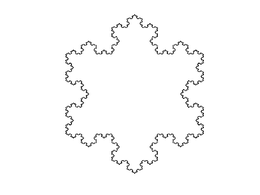
%> input picture Trabalho 1/koch_snowflake.pbm, 260 x 195 px, shrunk from 560 x 420 before the run
$ octave codigo.m   (GNU Octave 9; MATLAB toolbox functions it lacks are replaced by stand-ins)
%> lines starting %> are read from the running program, lines starting %| are printed output that depends on the picture; in (x1, y1, x2, y2) boxes, pixels count from 0 and x2, y2 are one past the last pixel; in counts of white or black regions, pixels touching at a corner belong together; the program's own positions count from 1; long printed decimals are rounded
% PL3, Bruna Alexandra Lopes Tavares (108504), Rúben Tavares Garrido (107927)
% Trabalho 1 (Aula P6)

clear all
close all
clc

imagem = imread('koch_snowflake.pbm'); % Ler a imagem (depois alterar o nome para a outra)
%> imagem is the input picture: size 195x260 uint8; min 26, max 255, mean 250.7
figure
imshow(imagem) % Mostrar a imagem

% Dimensões da imagem:
[Lx,Ly] = size(imagem);
%> Lx = 195; Ly = 260

% Obter a dimensão com maior valor:
Lmax = max([Lx,Ly]);
%> Lmax = 260

% Número de divisões da grelha em cada dimensão => L
% Vetor com os vários L que se vai analisar => Lv
Lv = 2:5:Lmax;
%> Lv = 52 values from 2 to 257

% Índice da matriz NL que vai conter o número de caixas ocupadas e que vai aumentando com cada interação no ciclo:
i = 0;

NL = zeros (length(Lv),1);

% Pretende-se construir uma matriz h, sendo que h(ic,jc) contém o número píxeis da caixa com coordenadas (ic,jc)
% Cada caixa tem coordenadas (ic,jc) e cada píxel da imagem tem coordenadas (ip,jp)

for L = Lv
    h = zeros(L,L);
    delta = Lmax/L;
    i = i+1;
    for ip=1:Lx
        for jp=1:Ly
            if imagem(ip,jp) == false % o mesmo que == 0, ou seja se o píxel for preto
                % Coordenadas da caixa (ic,jc) com o píxel preto (ip,jp)
                % Arredondado ao inteiro mais próximo
                ic = floor((ip-1)/delta) + 1;
                jc = floor((jp-1)/delta) + 1;
                h(ic,jc) = h(ic,jc) + 1; % Adicionar o número de píxeis na caixa (ic,jc)
            end
        end
    end
    NL(i) = sum(sum(h>0)); % O sum interno dá um vetor. h>0 permite ver o número de caixas com píxeis
    % O NL é o múmero de caixas ocupadas para o valor de L em causa
end
%> h: size 257x257 double; every value is 0
%> after the loop, NL = 52 values from 0 to 0


% Temos N para cada L, portanto podemos representar o gráfico em escala logarítmica para obter D
% log(N) = D * log(L) + b

figure
loglog(Lv,NL,'.')

% Regressão linear:
k = Lv > 1e1 & Lv < 1e2; % Região que tem comportamento fractal e onde se vai aplicar a regressão linear
%> k = 52 logical values, 18 true
                         % Diferente para cada figura.
par = polyfit(log(Lv(k)),log(NL(k)),1);
%> par = [NaN NaN]
retax = [0, log(Lmax)];
%> retax = [0 5.56]
retay = par(1) * retax + par(2);
%> retay = [NaN NaN]
hold on
loglog(exp(retax),exp(retay),'r-') % Coloca-se a exponencial porque o loglog tem escala logarítmica
xlabel('L')
ylabel('N(L)')
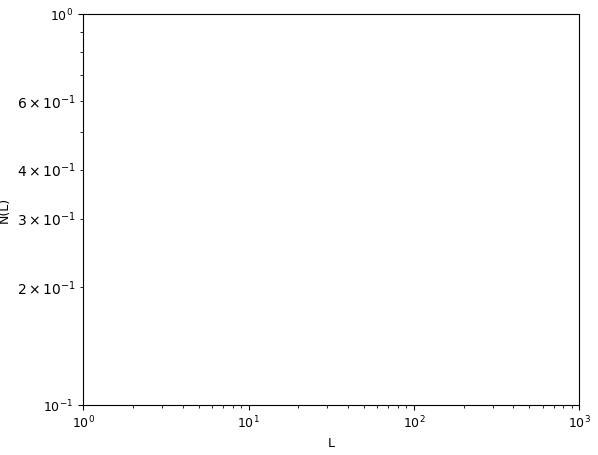
%> figure redrawn from the program's plot data

% Devolver e dar print do resultado da dimensão fractal
D = par(1); b = par(2);
%> after `D = par(1)`: D = NaN
%> after `b = par(2)`: b = NaN
fprintf(1,'snowflake.pbm\n\nAlgoritmo 1\nD - dimensão fractal = %f\n\n', D)
%| snowflake.pbm
%| Algoritmo 1
%| D - dimensão fractal = NaN


%% Segunda parte

imagem = imread('planta.pbm');
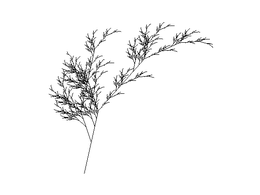
%> input picture Trabalho 1/planta.pbm, 260 x 195 px, shrunk from 560 x 420 before the run
%> imagem is the input picture: size 195x260 uint8; min 0, max 255, mean 247.2
N1 = sum(sum(~imagem));
%> N1 = 12
ip = randi(Lx,N1,1);
jp = randi(Ly,N1,1);
imagem_random=true(Lx,Ly);

for i = 1:N1
    imagem_random(ip(i),jp(i)) = false; % substituir em cada posição do píxel, o valor '0'.
end
%> this loop made 12 passes
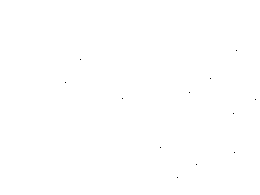
%> imagem_random: size 195x260 logical; 100% white; black in thin lines or dots, all inside (x1, y1, x2, y2) = (65, 50, 256, 178)

imagem = imagem_random;
figure
imshow(imagem)

% Dimensões da imagem:
[Lx,Ly] = size(imagem);

% Obter a dimensão com maior valor:
Lmax = max([Lx,Ly]);

% Número de divisões da grelha em cada dimensão => L
% Vetor com os vários L que se vai analisar => Lv
Lv = 2:10:Lmax;
%> Lv = 26 values from 2 to 252

% Índice da matriz NL que vai conter o número de caixas ocupadas e que vai aumentando com cada interação no ciclo:
i = 0;

NL = zeros (length(Lv),1);

% Pretende-se construir uma matriz h, sendo que h(ic,jc) contém o número píxeis da caixa com coordenadas (ic,jc)
% Cada caixa tem coordenadas (ic,jc) e cada píxel da imagem tem coordenadas (ip,jp)

for L = Lv
    h = zeros(L,L);
    delta = Lmax/L;
    i = i+1;
    for ip=1:Lx
        for jp=1:Ly
            if imagem(ip,jp) == false % o mesmo que == 0, ou seja se o píxel for preto
                % Coordenadas da caixa (ic,jc) com o píxel preto (ip,jp)
                % Arredondado ao inteiro mais próximo
                ic = floor((ip-1)/delta) + 1;
                jc = floor((jp-1)/delta) + 1;
                h(ic,jc) = h(ic,jc) + 1; % Adicionar o número de píxeis na caixa (ic,jc)
            end
        end
    end
    NL(i) = sum(sum(h>0)); % O sum interno dá um vetor. h>0 permite ver o número de caixas com píxeis
    % O NL é o múmero de caixas ocupadas para o valor de L em causa
end
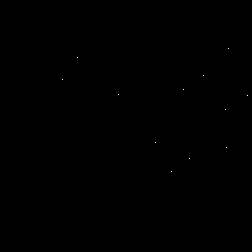
%> h: size 252x252 double; values 0 (black) and 1 (white), 0.02% white in thin lines or dots, all inside (x1, y1, x2, y2) = (62, 48, 248, 172)
%> after the loop, NL = 26 values from 3 to 12; ic = 172; jc = 172


% Temos N para cada L, portanto podemos representar o gráfico em escala logarítmica para obter D
% log(N) = D * log(L) + b

figure
loglog(Lv,NL,'.')

% Regressão linear:
k = Lv > 1e1 & Lv < 1e2; % Região que tem comportamento fractal e onde se vai aplicar a regressão linear
%> k = 26 logical values, 9 true
par = polyfit(log(Lv(k)),log(NL(k)),1);
%> par = [-7.72e-17 2.48]
retax = [0, log(Lmax)];
retay = par(1) * retax + par(2);
%> retay = [2.48 2.48]
hold on
loglog(exp(retax),exp(retay),'r-') % Coloca-se a exponencial porque o loglog tem escala logarítmica
xlabel('L')
ylabel('N(L)')
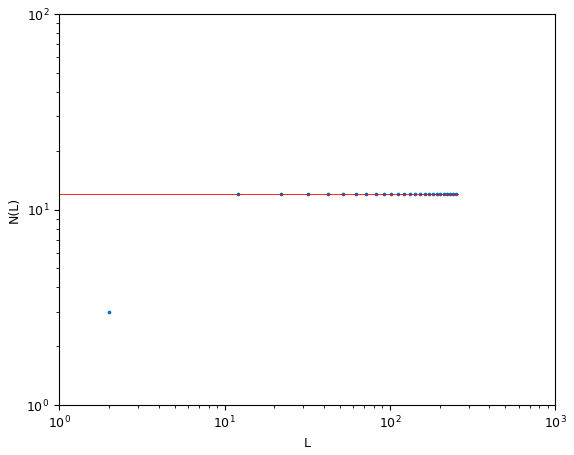
%> figure redrawn from the program's plot data; highest point at x = 12, y = 12

% Devolver e dar print do resultado da dimensão fractal
D = par(1); b = par(2);
%> after `D = par(1)`: D = -7.72e-17
%> after `b = par(2)`: b = 2.48
fprintf(1,'D - dimensão fractal = %f\nb - ordenada na origem = %f\n', D, b)
%| D - dimensão fractal = -0
%| b - ordenada na origem = 2.485
